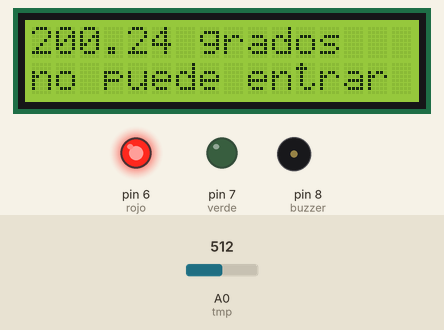
This sketch was run on a simulated Arduino Uno, built with avr-gcc and run on an emulated ATmega328P. On the bench: 16×2 character LCD, output pins drawn as LEDs (lit = HIGH), buzzer (waves = sounding). Dashed ring = blinking. Inputs (shaded band) come from the test bench; at power-on: A0 (tmp) = 512. Pins used as bus, display or sensor lines are not drawn.

Above: at 0.3 s.
1.3 s: A0 (tmp) set to 191
At 12.2 s:
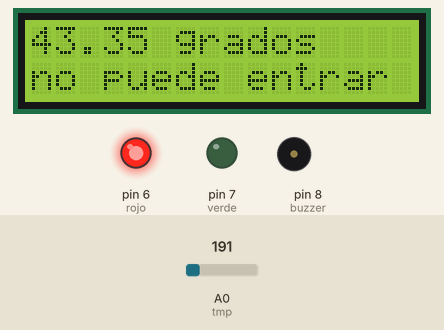
14.8 s: A0 (tmp) set to 167
At 21.8 s:
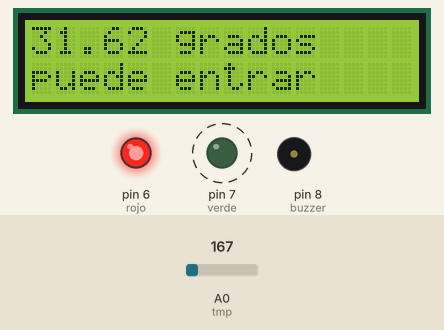
25.0 s: A0 (tmp) set to 122
At 25.62 s:
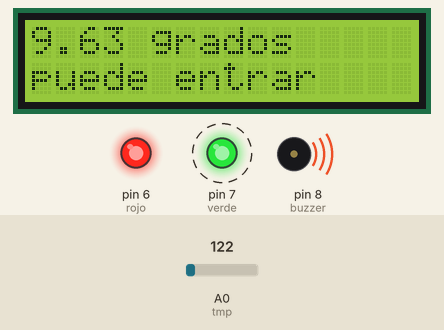
Timing chart, 0 to 38.8 s (numbered marks = the images above; inputs shaded):
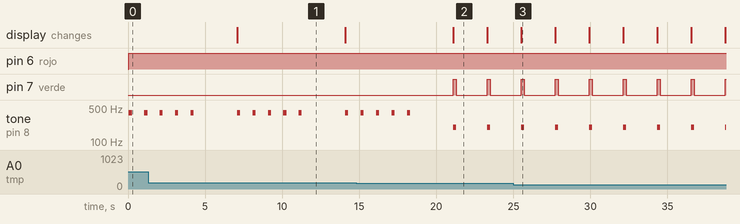

Measured:
- the behaviour switches between 179 and 178 on A0 (tmp) (found by bisection; images 1 and 2)
- after the input at 1.3 s, the display: first differs from a run without the input after 5.8 s (image 1)
- after the input at 14.8 s, pin 7 (verde): alternates HIGH for 0.20 s and LOW for 2.0 s, starting after 6.3 s; the display: first differs from a run without the input after 6.3 s (image 2)
- after the input at 25.0 s, the display: first differs from a run without the input after 0.52 s (image 3)
- by itself, tone on pin 8 (buzzer): alternates 200 Hz for 0.20 s and silent for 2.0 s
- what the display in image 1 shows lasts 7.0 s, from 7.1 s to 14.1 s
- what the display in image 2 shows lasts 2.2 s, from 21.1 s to 23.3 s

The sketch:

semana_6_desafio.ino
```cpp
#include <LiquidCrystal.h>
LiquidCrystal miLCD(12, 11, 5, 4, 3, 2);
      /*Los valores del array están expresados en decimal*/
//byte smiley[8] = {0,17,0,0,17,14,0};
const int verde = 7;
const int rojo = 6;
const int tmp = A0;
const int buzzer = 8;
float grados;
void setup(){
    //los parámetros de la función son el id del carácter (un entero entre 0 y 7) y el array de valores que corresponden al dibujo
	//miLCD.createChar(0, smiley);
  	pinMode(verde, OUTPUT);
	pinMode(rojo, OUTPUT);
  	pinMode(buzzer, OUTPUT);
  	pinMode(tmp, INPUT);
    //La pantalla tiene 16 columnas y 2 filas
    miLCD.begin(16, 2);

    //indicamos el id de carácter donde está guardado el dibujo y el tipo de dato de ese id, que es byte
    //miLCD.write(byte(0));
    }


// la toma de temperatura se hace cada 2 sec
void loop(){
  grados = analogRead(tmp);
  grados = (grados * 0.4887586) - 50;
  miLCD.print(grados);
  miLCD.print(" grados");
  while (grados <= 37) {
    tone(buzzer, 200, 200);
    digitalWrite(verde, HIGH);
    digitalWrite(buzzer, HIGH);
    miLCD.setCursor(0, 1);
    miLCD.print("puede entrar");
    delay(200);
    digitalWrite(buzzer, LOW);
    digitalWrite(verde, LOW);
    break;
  } if (grados > 37) {
    for (int i = 0; i < 5; i++) {
      tone(buzzer, 400, 200);
      digitalWrite(rojo, HIGH);
      digitalWrite(buzzer, HIGH);
      miLCD.setCursor(0, 1);
      miLCD.print("no puede entrar");
      delay(500);
      digitalWrite(buzzer, LOW);
      delay(500);
    }
  }
  delay(2000);
  miLCD.clear();
}
```
